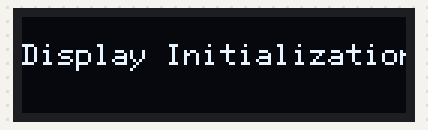
Bench run of a sketch on a simulated Arduino Uno, built with avr-gcc and run on an emulated ATmega328P. On the bench: 128×32 one-colour display.

Above: at 0.1 s.
At 2.2 s:
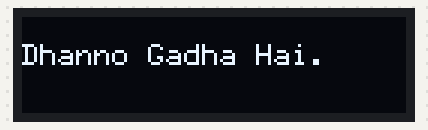
At 4.2 s:
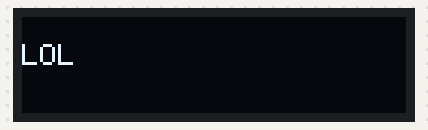

Measured:
- what the display in image 0 shows lasts 2.0 s, from 0.1 s to 2.1 s

The sketch:

SCREEN_TEST_V1.ino
```cpp
#include <U8g2lib.h>
// #include <SoftWire.h>

#define SDA_PIN 12
#define SCL_PIN 11


U8G2_SSD1306_128X32_UNIVISION_F_SW_I2C u8g2(U8G2_R0, /* clock=*/ SCL_PIN, /* data=*/ SDA_PIN, /* reset=*/ U8X8_PIN_NONE);

void setup() {
    u8g2.begin(); u8g2.clearBuffer(); u8g2.setFont(u8g2_font_6x12_tr); u8g2.drawStr(0, 16, "Display Initialization Complete."); u8g2.sendBuffer();

    delay(2000);
}

void loop() {
    u8g2.clearBuffer();
    u8g2.drawStr(0, 16, "Dhanno Gadha Hai.");
    u8g2.sendBuffer();

    delay(2000);

    u8g2.clearBuffer();
    u8g2.drawStr(0, 16, "LOL");
    u8g2.sendBuffer();

    delay(2000);
}
```
